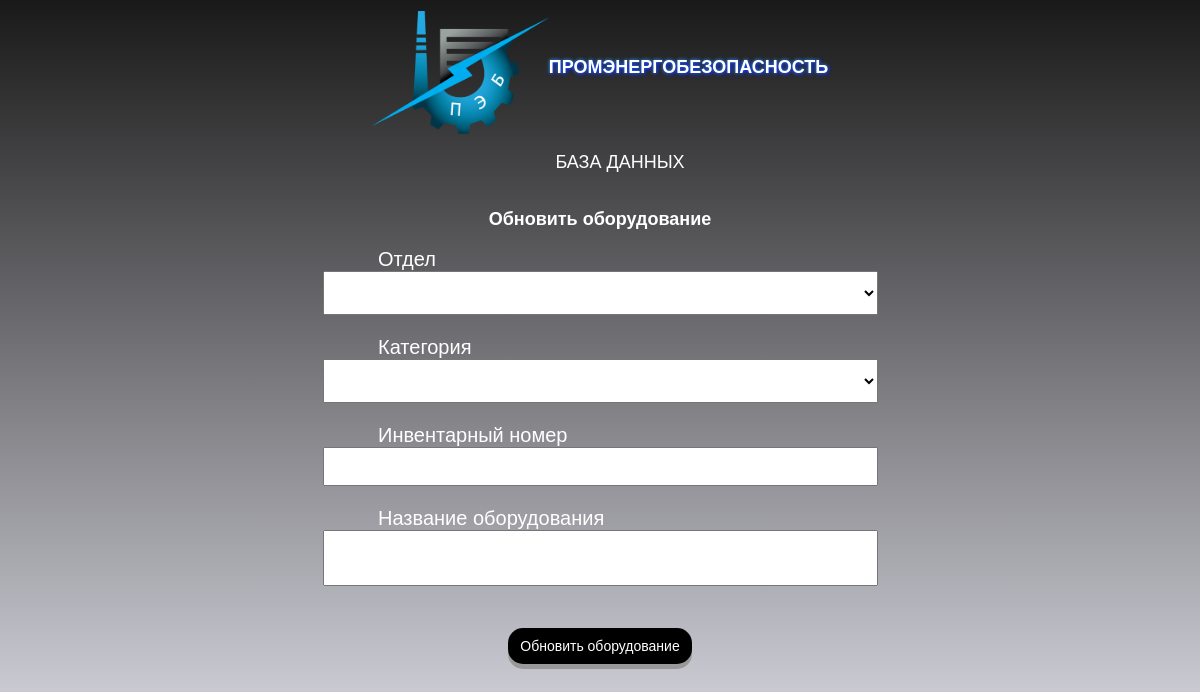
Before: /update.php?id=3 with the older database file.
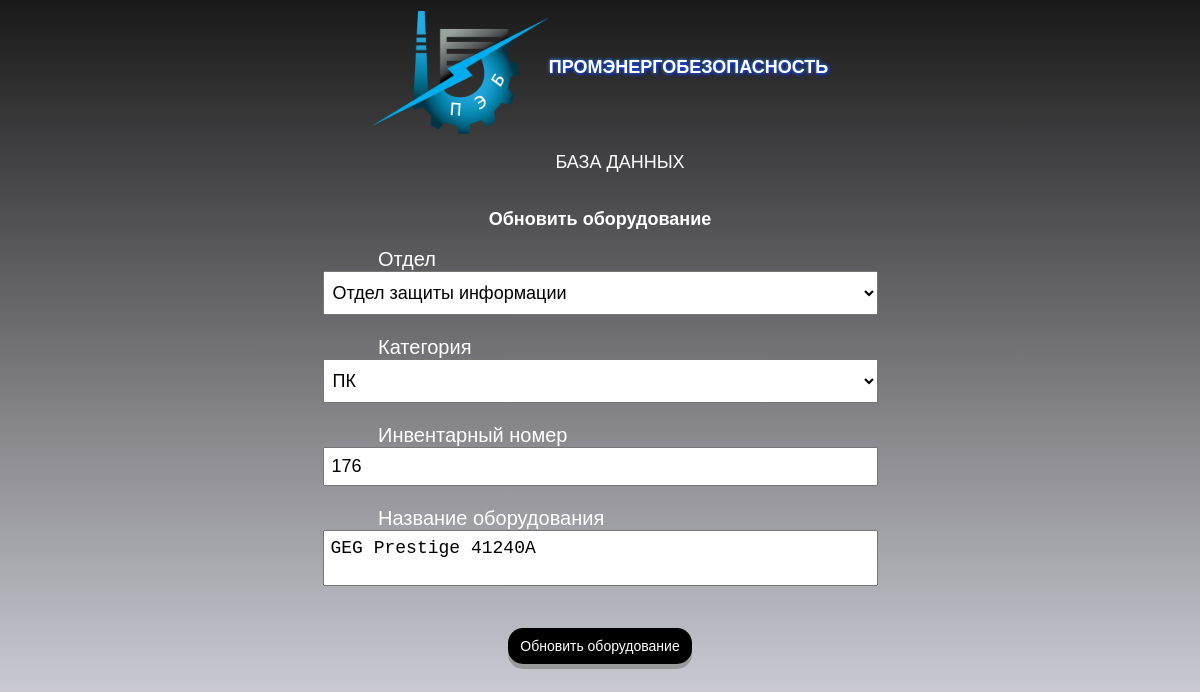
After: the same page with the newer database file.
### tables this page shows
CREATE TABLE `technic` (
  `id` int(11) UNSIGNED NOT NULL,
  `departament` int(11) DEFAULT NULL,
  `category` int(11) DEFAULT NULL,
  `inventory` int(11) UNSIGNED NOT NULL,
  `title` varchar(40) NOT NULL
);

### update.php (the view, shortened to what this page needs)
<?php
  require_once 'config/connect.php';
  $technic_id = $_GET['id'];
  $technic = mysqli_query($connect,"SELECT `technic`.`id`, `departament`.`id_departament`, `category`.`id_category`,  `technic`.`inventory`, `technic`.`title` FROM `technic` INNER JOIN `departament` ON `technic`.`departament` = `departament`.`id_departament` INNER JOIN `category` ON `technic`.`category` = `category`.`id_category` WHERE `technic`.`id` = '$technic_id'");
  $technic = mysqli_fetch_assoc($technic);
?>
<DOCTUPE HTML!>
<html>
    <head>
        <link rel="stylesheet" href="css/main.css">
    </head>
    <body>
        <h1><img src="css/peb.png" width="177" height="123" align="middle">Промэнергобезопасность</h1>
        <ul>
            <li><a href="index.php">База данных</a></li>
        </ul>
    </body>
</html>
<!DOCTYPE html>
<html lang="ru">
<head>
</head>
<body class="update">
    <div class="block">
        <h3>Обновить оборудование</h3>
        <form action="#" method="post">
            <p>Отдел</p>
            <select name="departament" style="width:100%; padding: 10px 5px;">
            <?php
                $departaments = mysqli_query($connect, "SELECT * FROM `departament`");
                $departaments = mysqli_fetch_all($departaments);
                foreach ($departaments as $departament) {
                    if($technic['id_departament'] == $departament[0]){
                        echo '<option value="'.$departament[0].'" selected>'.$departament[1].'</option>';
                    } else {
                        echo '<option value="'.$departament[0].'">'.$departament[1].'</option>';
                    }
                }
            ?>
            </select><br>
            <p>Категория</p>
            <select name="category" style="width: 100%; padding: 10px 5px;">
            <?php
                $categoryes = mysqli_query($connect, "SELECT * FROM `category`");
                $categoryes = mysqli_fetch_all($categoryes);
                foreach ($categoryes as $category) {
                    if($technic['id_category'] == $category[0]){
                        echo '<option value="'.$category[0].'" selected>'.$category[1].'</option>';
                    } else {
                        echo '<option value="'.$category[0].'">'.$category[1].'</option>';
                    }
                }
            ?>
            </select><br>
            <p>Инвентарный номер</p>
            <input type="number" name="inventory" value="<?= $technic['inventory']?>"><br>
            <p>Название оборудования</p>
            <textarea name="title"><?= $technic['title']?></textarea><br><br>
            <button name="update" type="submit">Обновить оборудование</button>
        </form>
    </div>
</body>
</html>

Changed rows visible on the page:
now on this page (row edited): technic: inventory "176", title "GEG Prestige 41240A"
Other visible differences:
form field departament: (not shown) → "Отдел защиты информации"
form field category: (not shown) → "ПК"
